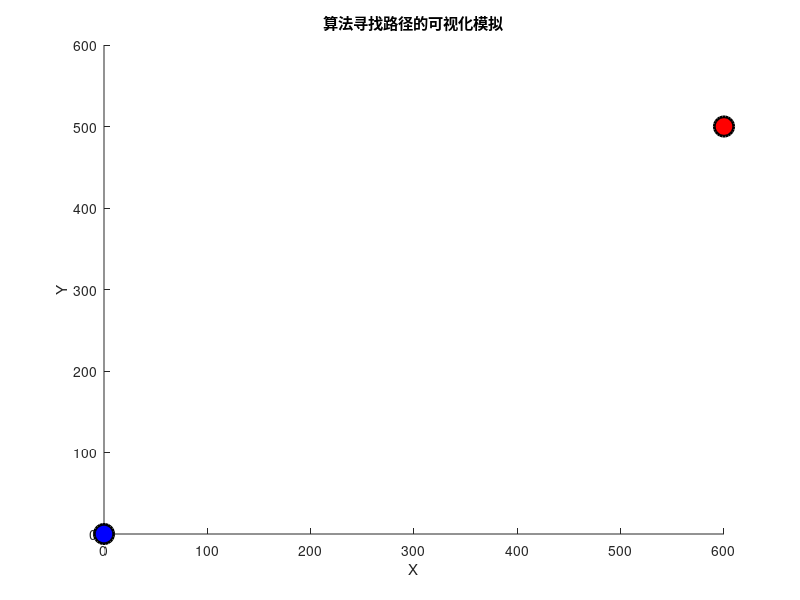

This figure's MATLAB source: (Note: this script raises an error after producing the figure.)
clc;clear all;close all;
%机器人地图或到达空间的边界
x_max = 600;
y_max = 600;
z_max = 600;
% 绘图以查看其收敛方式并为机器人找到最佳路径
figure()
axis([0 x_max 0 y_max 0 z_max])
title('算法寻找路径的可视化模拟')
xlabel('X')
ylabel('Y')
zlabel('Z')
hold on
compare = 40;                                        % 用于限制特定范围内移动的值
Max_num_Nodes = 1600; 
q_start.config = [0 0 0];                           % 机器人初始位置
q_start.cost = 0;                                      % 到达节点的成本
q_start.parent = 0;                                  % parent 是它通过的节点
q_goal.config = [600 500 100];                % 目的地
q_goal.cost = 0;                                      % 成本的初始化
nodes(1) = q_start;                                 % 定义第一个节点作为起始位置
 plot3(q_start.config(1), q_start.config(2), q_start.config(3), 'o',...
    'LineWidth',2,...
    'MarkerEdgeColor','k',...
    'MarkerFaceColor','b',...
    'MarkerSize',14);
 plot3(q_goal.config(1), q_goal.config(2), q_goal.config(3), 'o',...
    'LineWidth',2,...
    'MarkerEdgeColor','k',...
    'MarkerFaceColor','r',...
    'MarkerSize',14);
%此处定义的障碍百分比
% 添加新障碍物和修改任何现有障碍物非常简单快捷，只需更改任何障碍物的参数
p_obstacle=[150,50,0];
size_obstacle=[120,100,200];
p_obstacle2=[350,350,0];
size_obstacle2=[100,100,180];
obstacle(size_obstacle,p_obstacle,1,[0 0 1]);
hold on
obstacle(size_obstacle2,p_obstacle2,1,[0 0 1]);
hold on
R0=40;x0=200;y0=400;z0=0;h1=180;
R02=30;x02=500;y02=150;z02=0;h2=190;
R03=50;x03=500;y03=300;z03=0;h3=160;
R04=40;x04=350;y04=250;z04=0;h4=190;
cyl_obs(x0,y0,z0,R0,h1)
cyl_obs(x02,y02,z02,R02,h2)
cyl_obs(x03,y03,z03,R03,h3)
cyl_obs(x04,y04,z04,R04,h4)

% 以矩阵形式提供每个障碍物的数据以供稍后使用 
ob(1,1:6)=[p_obstacle(1), p_obstacle(2),p_obstacle(3), size_obstacle(1), size_obstacle(2), size_obstacle(3)];
ob(2,1:6)=[x0-R0, y0-R0,z0-R0 2*R0, 2*R0, h1];
ob(3,1:6)=[x02-R02, y02-R02, z02-R02 2*R02, 2*R02, h2];
ob(4,1:6)=[x03-R03, y03-R03, z03-R03, 2*R03, 2*R03, h3];
ob(5,1:6)=[p_obstacle2(1), p_obstacle2(2), p_obstacle2(3), size_obstacle2(1), size_obstacle2(2), size_obstacle2(3)];
ob(6,1:6)=[x04-R04, y04-R04, z04-R04, 2*R04, 2*R04, h4];

tic;
%计时开始
%RRT 算法从这里开始，循环继续直到节点数没有达到输入允许的最大值
for i = 1:1:Max_num_Nodes
    q_rand = [rand(1)*x_max rand(1)*y_max rand(1)*z_max];
    plot3(q_rand(1), q_rand(2), q_rand(3), 'x', 'Color',  [0 0.4470 0.7410]);
    hold on
    legend({'Start Node','Goal Node'},'Location','northeast')
   
    % 一个条件，使用 break 命令，如果机器人到达目标节点并满足要求，则退出循环
    for j = 1:1:length(nodes)
        if nodes(j).config == q_goal.config
            break
        end
    end
    
   % 比较当前节点和新节点之间的距离以从一组随机节点中找到最近的节点 
    n_dist = [];
    for j = 1:1:length(nodes)
        n = nodes(j);
        dist_tmp = euc_dist_3d(n.config, q_rand);
        n_dist = [n_dist dist_tmp];
    end
    [val, idx] = min(n_dist);
    q_near = nodes(idx);
    q_new.config = move(q_rand, q_near.config, val, compare);
    % {The following 'if' Condition checks whether the edge found collides
    % with any obstacle using the function provided at the end} 
    if ob_avoidance(q_rand, q_near.config, ob(1,:)) && ob_avoidance(q_rand, q_near.config, ob(2,:)) && ob_avoidance(q_rand, q_near.config, ob(3,:)) && ob_avoidance(q_rand, q_near.config, ob(4,:)) && ob_avoidance(q_rand, q_near.config, ob(5,:)) && ob_avoidance(q_rand, q_near.config, ob(6,:))
        line([q_near.config(1), q_new.config(1)], [q_near.config(2), q_new.config(2)], [q_near.config(3), q_new.config(3)], 'Color', 'm', 'LineWidth', 2);
        drawnow; % This command shows actual plotting of convergence 
        hold on
        q_new.cost = euc_dist_3d(q_new.config, q_near.config) + q_near.cost;
        q_nearest = [];
        r = 50;
        neighbor_count = 1;
        for j = 1:1:length(nodes)
            if (euc_dist_3d(nodes(j).config, q_new.config)) <= r && ob_avoidance(q_rand, q_near.config, ob(1,:)) && ob_avoidance(q_rand, q_near.config, ob(2,:)) && ob_avoidance(q_rand, q_near.config, ob(3,:)) && ob_avoidance(q_rand, q_near.config, ob(4,:)) && ob_avoidance(q_rand, q_near.config, ob(5,:)) && ob_avoidance(q_rand, q_near.config, ob(6,:)) 
                q_nearest(neighbor_count).config = nodes(j).config;
                q_nearest(neighbor_count).cost = nodes(j).cost;
                neighbor_count = neighbor_count+1;
            end
        end
        % Comparing the costs to travel through different nodes to nearest
        % node, and finally selecting the least cost node
        q_min = q_near;
        C_min = q_new.cost;
        for k = 1:1:length(q_nearest)
            if q_nearest(k).cost + euc_dist_3d(q_nearest(k).config, q_new.config) < C_min && ob_avoidance(q_rand, q_near.config, ob(1,:)) && ob_avoidance(q_rand, q_near.config, ob(2,:)) && ob_avoidance(q_rand, q_near.config, ob(3,:)) && ob_avoidance(q_rand, q_near.config, ob(4,:)) && ob_avoidance(q_rand, q_near.config, ob(5,:)) && ob_avoidance(q_rand, q_near.config, ob(6,:))
                q_min = q_nearest(k);
                C_min = q_nearest(k).cost + euc_dist_3d(q_nearest(k).config, q_new.config);
                line([q_min.config(1), q_new.config(1)], [q_min.config(2), q_new.config(2)], [q_min.config(3), q_new.config(3)], 'Color', 'b');
                hold on
            end
        end
        
        for j = 1:1:length(nodes)
            if nodes(j).config == q_min.config
                q_new.parent = j;
            end
        end
        nodes = [nodes q_new];
    end
end
toc
% Finding the shortest destance path by forming a vector with distances 
D = [];
for j = 1:1:length(nodes)
    tmp_dist = euc_dist_3d(nodes(j).config, q_goal.config);
    D = [D tmp_dist];
end

% Comparing the elements of vector formed above and finding the minimum
% distance out of it to get final path
% If in case, the last node selected is not goal node, we replace it and
% add at the end, goal node, in nodes list
[val, idx] = min(D);
q_goal.parent = idx;
q_end = q_goal;
nodes = [nodes q_goal];

% 以下循环有助于连接从最后一个节点到目标节点的路径，如果最大节点数不足以达到
while q_end.parent ~= 0
    start = q_end.parent;
    data1=line([q_end.config(1), nodes(start).config(1)], [q_end.config(2), nodes(start).config(2)], [q_end.config(3), nodes(start).config(3)], 'Color', 'g', 'LineWidth', 4);
    hold on
    q_end = nodes(start);
end
  label(data1,'Final Path')





